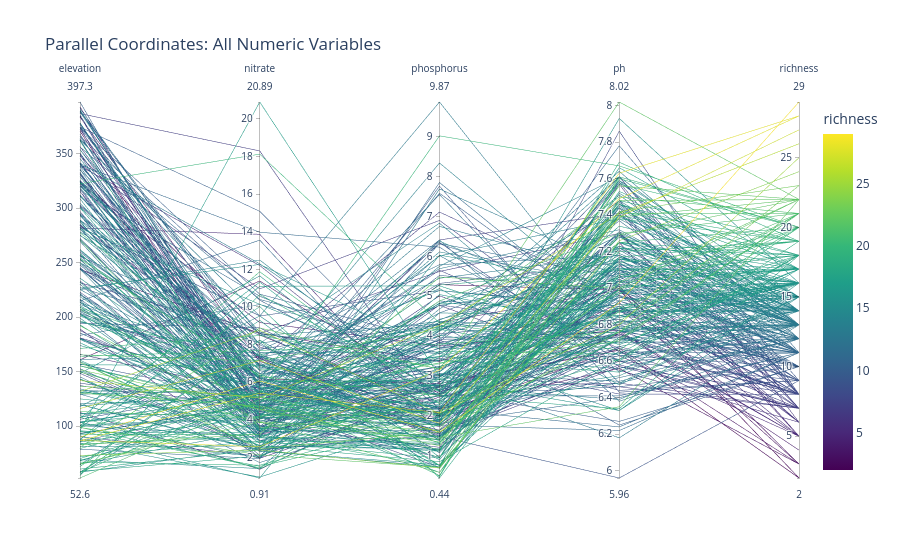

The notebook cell this image was saved under:
### Markdown cell above
---
## Parallel Coordinates

### Code cell
fig = px.parallel_coordinates(
    sites, color="richness",
    dimensions=["elevation","nitrate","phosphorus","ph","richness"],
    color_continuous_scale=px.colors.sequential.Viridis,
    title="Parallel Coordinates: All Numeric Variables"
)
fig.show()
# Drag axes to reorder; click-drag on any axis to filter to a range

### Figure 1 — Plotly figure (JSON) as saved in the notebook; plotly's stock layout.template omitted (floating-point values rounded to 4 significant figures; data arrays with more than 128 entries replaced by an {"elided": "..."} marker saying what was removed)
{"data": [{"dimensions": [{"label": "elevation", "values": {"elided": "300 float values"}}, {"label": "nitrate", "values": {"elided": "300 float values"}}, {"label": "phosphorus", "values": {"elided": "300 float values"}}, {"label": "ph", "values": {"elided": "300 float values"}}, {"label": "richness", "values": {"elided": "300 int values"}}], "domain": {"x": [0, 1], "y": [0, 1]}, "line": {"color": {"elided": "300 int values"}, "coloraxis": "coloraxis"}, "name": "", "type": "parcoords"}], "layout": {"coloraxis": {"colorbar": {"title": {"text": "richness"}}, "colorscale": [[0, "#440154"], [0.1111, "#482878"], [0.2222, "#3e4989"], [0.3333, "#31688e"], [0.4444, "#26828e"], [0.5556, "#1f9e89"], [0.6667, "#35b779"], [0.7778, "#6ece58"], [0.8889, "#b5de2b"], [1, "#fde725"]]}, "legend": {"tracegroupgap": 0}, "title": {"text": "Parallel Coordinates: All Numeric Variables"}}}
